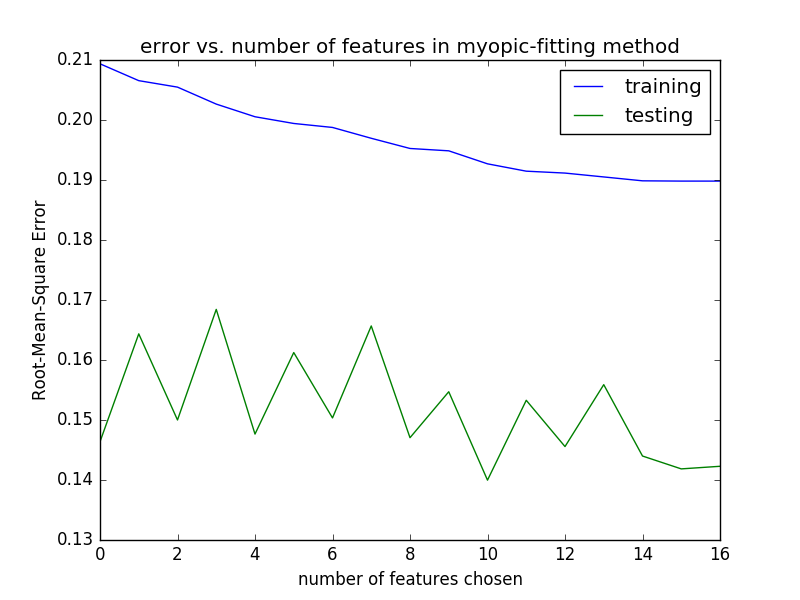

Here is the Python script that generated this plot:
import numpy as np
import matplotlib.pyplot as plt
import matrix_operation as mo
import input_data as id

#number of features    
feature_dim = 16 #including constant feature

#training set
x,y,x_min,x_max,y_min,y_max = id.read_trainingdata_MS(feature_dim)
#testing set
x_test,y_test = id.read_testingdata_MS(feature_dim, x_min, x_max, y_min, y_max)
#data set size
training_size = x.shape[0]
testing_size = x_test.shape[0]

#stats
stats = ['G','AB','R','H','2B','3B','HR','RBI','BB','SO','SB','CS','AVG','OBP','SLG','OPS','Constant']
#array to store whether a feature is selected
feature_selected = np.zeros(feature_dim+1)
#max number of features to select
max_features = 17
#number of current features
num_feature_selected = 0

#store loss
training_error = np.zeros(max_features)
testing_error = np.zeros(max_features)

selected_feature_order = np.zeros(feature_dim + 1)

#forward-fitting algorithm
subx = []
subx_test = []
#initialize theta
theta = []
#theta.append(np.inner(y,subx)[0]/np.inner(subx,subx)[0][0])
while num_feature_selected < max_features:
    currenttheta = 0
    currentidx = 0
    currentDJ = 0
    
    #subx * theta
    if num_feature_selected == 0:
        previous_prediction = np.zeros(x.shape[0])
    else:
        previous_prediction = np.sum(np.multiply(subx,np.transpose(np.array(theta,ndmin=2))),axis=0)
    previous_diff = np.subtract(y,previous_prediction)
    #choose features that are still unselected
    for idx in range(0,feature_dim+1):
        if feature_selected[idx] == 0:
            #the feature column
            if idx == feature_dim:
                col = np.ones(x.shape[0])
            else:
                col = x[:,idx]
            #print col
            # get DJ
            tempDJ = np.abs(np.inner(previous_diff,col))

            if tempDJ > currentDJ:
                currentDJ = tempDJ
                currentidx = idx
                
    ##add new feature
    if currentidx == feature_dim:
        new_feature_train = np.ones(x.shape[0])
        new_feature_test = np.ones(x_test.shape[0])
    else:
        new_feature_train = x[:,currentidx]
        new_feature_test = x_test[:,currentidx]
    if subx == []:
        subx = np.array(new_feature_train,ndmin=2)
        subx_test = np.array(new_feature_test,ndmin=2)
    else:
        subx = np.concatenate((subx,np.array(new_feature_train,ndmin=2)),axis=0)
        subx_test = np.concatenate((subx_test,np.array(new_feature_test,ndmin=2)),axis=0)
    #renew theta
    currenttheta = np.inner(previous_diff,new_feature_train) / np.inner(new_feature_train,new_feature_train)
    theta.append(currenttheta)
    
    #print error
    train_predict = np.sum(np.multiply(subx,np.transpose(np.array(theta,ndmin=2))),axis=0)
    train_diff = np.subtract(y,train_predict)
    training_error[num_feature_selected] = np.sqrt(np.inner(train_diff,train_diff) / training_size)
    test_predict = np.sum(np.multiply(subx_test,np.transpose(np.array(theta,ndmin=2))),axis=0)
    test_diff = np.subtract(y_test,test_predict)
    testing_error[num_feature_selected] = np.sqrt(np.inner(test_diff,test_diff) / testing_size)
    
    feature_selected[currentidx] = 1
    
    selected_feature_order[currentidx] = num_feature_selected + 1
    
    num_feature_selected += 1
    
print selected_feature_order
# plot
plt.plot(range(0,max_features),training_error,label='training')
plt.plot(range(0,max_features),testing_error,label='testing')
plt.title('error vs. number of features in myopic-fitting method')
plt.xlabel('number of features chosen')
plt.ylabel('Root-Mean-Square Error')
plt.legend(loc="upper right")
plt.savefig("myopic_fitting.png")

#save data
with open("myopic-fitting.txt",'w') as f:
    for idx in range(0,len(training_error)):
        f.write('%f,' %training_error[idx])
    f.write('\n')
    for idx in range(0,len(testing_error)):
        f.write('%f,' %testing_error[idx])
    f.write('\n')